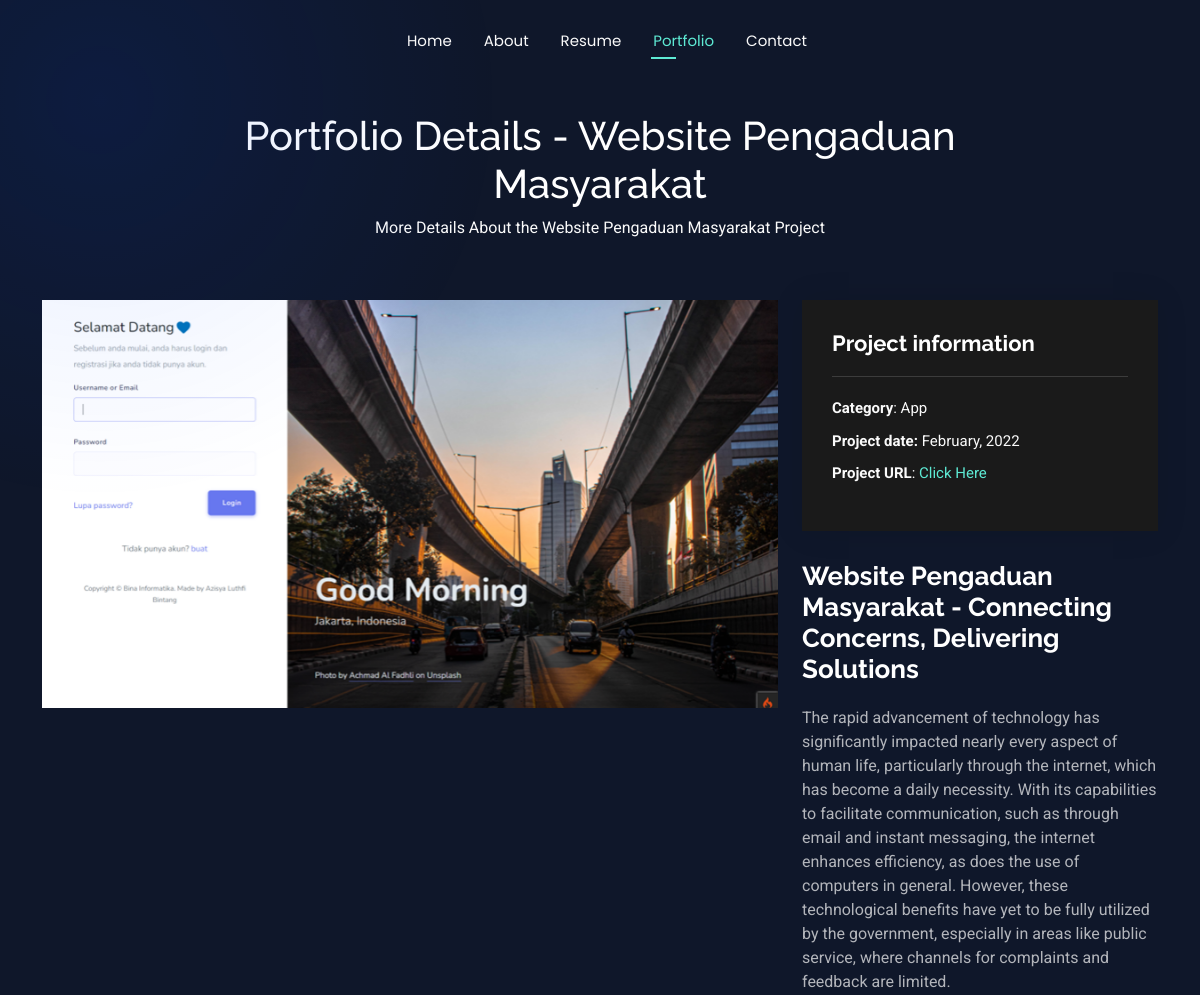
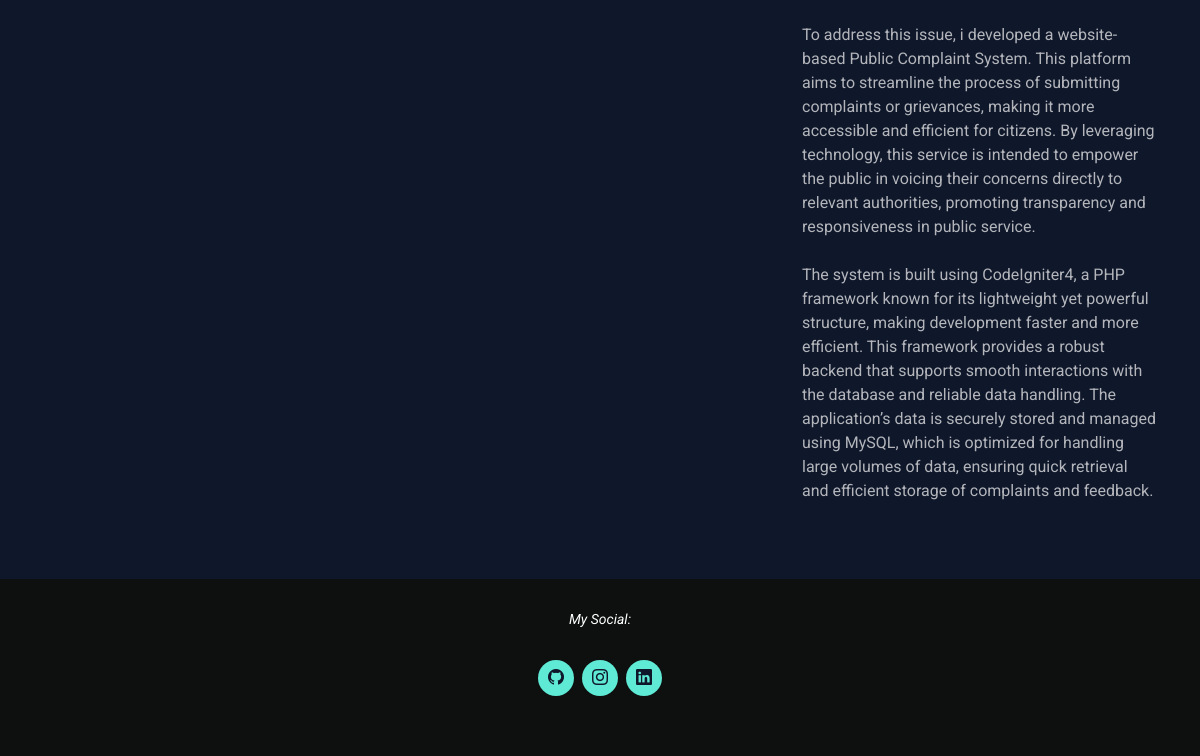
The app's page /portfolio-details.php?id=3 with its own data (2 pictures, top to bottom).
### tables this page shows
CREATE TABLE `portfolio` (
  `id` int NOT NULL,
  `project_name` varchar(255) NOT NULL,
  `category` varchar(50) NOT NULL,
  `description` text,
  `image_url` varchar(255) DEFAULT NULL,
  `project_date` varchar(100) NOT NULL,
  `full_description` text NOT NULL,
  `motto` varchar(50) NOT NULL,
  `project_url` varchar(100) NOT NULL
);

### portfolio-details.php (the view, shortened to what this page needs)
<?php
include './connection.php';
$projectId = isset($_GET['id']) ? (int) $_GET['id'] : 0;
$projectQuery = "SELECT * FROM `portfolio` WHERE `id` = $projectId";
$projectRes = $conn->query($projectQuery);
$project = $projectRes->fetch_assoc();
$query = "SELECT `name`, link FROM `social-link`";
$res = $conn->query($query);
$socialLinks = [];
if ($res->num_rows > 0) {
    while ($row = $res->fetch_assoc()) {
        $socialLinks[$row['name']] = $row['link'];
    }
}
?>
<!DOCTYPE html>
<html lang="en">
  <head>
    <link
      href="assets/vendor/bootstrap/css/bootstrap.min.css"
      rel="stylesheet"
    />
    <link
      href="assets/vendor/bootstrap-icons/bootstrap-icons.css"
      rel="stylesheet"
    />
    <link href="assets/vendor/aos/aos.css" rel="stylesheet" />
    <link href="assets/vendor/swiper/swiper-bundle.min.css" rel="stylesheet" />
    <link
      href="assets/vendor/glightbox/css/glightbox.min.css"
      rel="stylesheet"
    />
    <link href="assets/css/main.css" rel="stylesheet" />
    <link rel="stylesheet" href="assets/css/custom.css" />
  </head>
  <body class="portfolio-details-page">
    <header id="header" class="header d-flex align-items-center fixed-top">
      <div
        class="container-fluid container-xl position-relative d-flex align-items-center justify-content-center"
      >
        <nav id="navmenu" class="navmenu">
          <ul>
            <li><a href="index.php">Home</a></li>
            <li><a href="about.php">About</a></li>
            <li><a href="resume.php">Resume</a></li>
            <li><a href="portfolio.php" class="active">Portfolio</a></li>
            <li><a href="contact.php">Contact</a></li>
          </ul>
        </nav>
      </div>
    </header>
    <main class="main">
      <div class="page-title pt-3" data-aos="fade">
        <div class="mt-5 pt-5">
          <div class="container">
            <div class="row d-flex justify-content-center text-center">
              <div class="col-lg-8">
                <h1>Portfolio Details - <?php echo htmlspecialchars($project['project_name']); ?></h1>
                <p class="mb-0">
                  More Details About the <?php echo htmlspecialchars($project['project_name']); ?> Project
                </p>
              </div>
            </div>
          </div>
        </div>
      </div>
      <section id="portfolio-details" class="portfolio-details section">
        <div class="container" data-aos="fade-up" data-aos-delay="100">
          <div class="row gy-4">
            <div class="col-lg-8">
              <div class="portfolio-details-slider swiper init-swiper">
                <div class="swiper-wrapper align-items-center">
                  <div class="swiper-slide">
                    <img src="<?php echo htmlspecialchars($project['image_url']); ?>" alt="" />
                  </div>
                </div>
              </div>
            </div>
            <div class="col-lg-4">
              <div
                class="portfolio-info"
                data-aos="fade-up"
                data-aos-delay="200"
              >
                <h3>Project information</h3>
                <ul>
                  <li><strong>Category</strong>: <?php echo htmlspecialchars($project['category']); ?></li>
                  <li><strong>Project date: </strong><?php echo htmlspecialchars($project['project_date']); ?></li>
                  <li>
                    <strong>Project URL</strong>:
                    <?php if (!empty($project['project_url'])): ?>
                      <a href="<?php echo htmlspecialchars($project['project_url']); ?>" target="_blank">Click Here</a>
                    <?php else: ?>
                      link for this project is not available
                    <?php endif; ?>
                  </li>
                </ul>
              </div>
              <div
                class="portfolio-description"
                data-aos="fade-up"
                data-aos-delay="300"
              >
                <h2><?php echo htmlspecialchars($project['project_name']); ?> - <?php echo htmlspecialchars($project['motto']); ?></h2>
                <p>
                <?php echo ($project['full_description']); ?>
                </p>
              </div>
            </div>
          </div>
        </div>
      </section>
    </main>
    <footer id="footer" class="footer dark-background">
      <div class="container">
        <p>My Social:</p>
        <div class="social-links d-flex justify-content-center">
          <a target="_blank" href="<?= $socialLinks['github'] ?>"><i class="bi bi-github"></i></a>
          <a target="_blank" href="<?= $socialLinks['instagram'] ?>"><i class="bi bi-instagram"></i></a>
          <a target="_blank" href="<?= $socialLinks['linkedin'] ?>"><i class="bi bi-linkedin"></i></a>
        </div>
      </div>
    </footer>
  </body>
</html>

### assets/css/main.css (style rules this page uses)
:root { --default-font: "Roboto", system-ui, -apple-system, "Segoe UI", Roboto, "Helvetica Neue", Arial, "Noto Sans", "Liberation Sans", sans-serif, "Apple Color Emoji", "Segoe UI Emoji", "Segoe UI Symbol", "Noto Color Emoji"; --heading-font: "Raleway", sans-serif; --nav-font: "Poppins", sans-serif; }
:root { --background-color: #0f172a; --default-color: #fafafa; --heading-color: #ffffff; --accent-color: #5eead4; --surface-color: #1a1a1a; --contrast-color: #0f172a; }
:root { --nav-color: #fafafa; --nav-hover-color: #5eead4; --nav-mobile-background-color: #1a1a1a; --nav-dropdown-background-color: #1a1a1a; --nav-dropdown-color: #fafafa; --nav-dropdown-hover-color: #5eead4; }
.dark-background { --background-color: rgba(15, 15, 15, 0.975); --default-color: #ffffff; --heading-color: #ffffff; --surface-color: #292929f9; --contrast-color: #0f172a; }
:root { scroll-behavior: smooth; }
body { color: var(--default-color); background-color: var(--background-color); font-family: var(--default-font); }
a { color: var(--accent-color); text-decoration: none; transition: 0.3s; }
h1, h2, h3, h4, h5, h6 { color: var(--heading-color); font-family: var(--heading-font); }
.header { --background-color: rgba(0, 0, 0, 0); color: var(--default-color); background-color: var(--background-color); padding: 15px 0; transition: all 0.5s; z-index: 997; }
@media (min-width: 1200px) { .navmenu { padding: 0; } }
@media (min-width: 1200px) { .navmenu ul { margin: 0; padding: 0; display: flex; list-style: none; align-items: center; } }
@media (min-width: 1200px) { .navmenu li { position: relative; } }
@media (min-width: 1200px) { .navmenu>ul>li { white-space: nowrap; padding: 15px 14px; } }
@media (min-width: 1200px) { .navmenu>ul>li:last-child { padding-right: 0; } }
@media (min-width: 1200px) { .navmenu a, .navmenu a:focus { color: var(--nav-color); font-size: 15px; padding: 0 2px; font-family: var(--nav-font); font-weight: 400; display: flex; align-items: center; justify-content: space-between; white-space: nowrap; transition: 0.3s; position: relative; } }
@media (min-width: 1200px) { .navmenu>ul>li>a:before { content: ""; position: absolute; height: 2px; bottom: -6px; left: 0; background-color: var(--nav-hover-color); visibility: hidden; width: 0px; transition: all 0.3s ease-in-out 0s; } }
@media (min-width: 1200px) { .navmenu a:hover:before, .navmenu li:hover>a:before, .navmenu .active:before { visibility: visible; width: 25px; } }
@media (min-width: 1200px) { .navmenu li:hover>a, .navmenu .active, .navmenu .active:focus { color: var(--nav-hover-color); } }
.footer { color: var(--default-color); background-color: var(--background-color); font-size: 14px; text-align: center; padding: 30px 0; position: relative; }
.footer p { font-size: 15; font-style: italic; padding: 0; margin: 0 0 30px 0; }
.footer .social-links { margin: 0 0 30px 0; }
.footer .social-links a { font-size: 16px; display: flex; align-items: center; justify-content: center; background: var(--accent-color); color: var(--contrast-color); line-height: 1; margin: 0 4px; border-radius: 50%; text-align: center; width: 36px; height: 36px; transition: 0.3s; }
.page-title { color: var(--default-color); background-color: var(--background-color); position: relative; }
section, .section { color: var(--default-color); background-color: var(--background-color); padding: 60px 0; scroll-margin-top: 100px; overflow: clip; }
.portfolio-details .portfolio-details-slider img { width: 100%; }
.portfolio-details .portfolio-info { background-color: var(--surface-color); padding: 30px; box-shadow: 0px 0 30px rgba(0, 0, 0, 0.1); }
.portfolio-details .portfolio-info h3 { font-size: 22px; font-weight: 700; margin-bottom: 20px; padding-bottom: 20px; border-bottom: 1px solid color-mix(in srgb, var(--default-color), transparent 85%); }
.portfolio-details .portfolio-info ul { list-style: none; padding: 0; font-size: 15px; }
.portfolio-details .portfolio-info ul li+li { margin-top: 10px; }
.portfolio-details .portfolio-description { padding-top: 30px; }
.portfolio-details .portfolio-description h2 { font-size: 26px; font-weight: 700; margin-bottom: 20px; }
.portfolio-details .portfolio-description p { padding: 0; color: color-mix(in srgb, var(--default-color), transparent 30%); }

### records on screen
portfolio: project_name "Website Pengaduan Masyarakat", image_url (picture), category "App", project_date "February, 2022", motto "Connecting Concerns, Delivering Solutions", full_description "The rapid advancement of technology has significantly impacted nearly every aspect of human life, particularly through the internet, which has become a daily necessity. With its capabilities to facilitate communication, such as through email and instant messaging, the internet enhances efficiency, as does the use of computers in general. However, these technological benefits have yet to be fully utilized by the government, especially in areas like public service, where channels for complaints and feedback are limited. To address this issue, i developed a website-based Public Complaint System. This platform aims to streamline the process of submitting complaints or grievances, making it more…"
